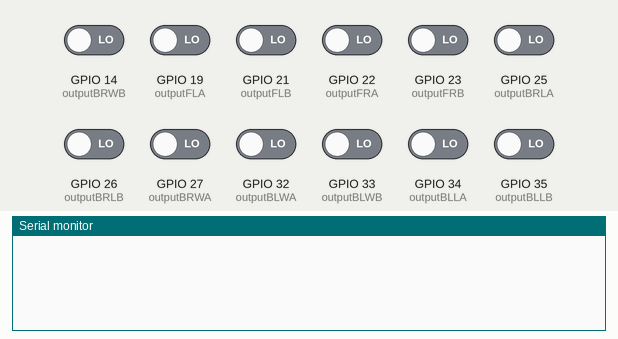
Simulated run of this sketch. Board: ESP32. Shown: the last lines printed to the serial monitor. The inputs (shaded band) are chosen by the test bench; at power-on: GPIO 14 (outputBRWB), GPIO 19 (outputFLA), GPIO 21 (outputFLB), GPIO 22 (outputFRA), GPIO 23 (outputFRB), GPIO 25 (outputBRLA), GPIO 26 (outputBRLB), GPIO 27 (outputBRWA), GPIO 32 (outputBLWA), GPIO 33 (outputBLWB), GPIO 34 (outputBLLA), GPIO 35 (outputBLLB) LOW.

Above: at 1.2 s.
1.3 s: GPIO 19 (outputFLA) driven HIGH
At 1.6 s:
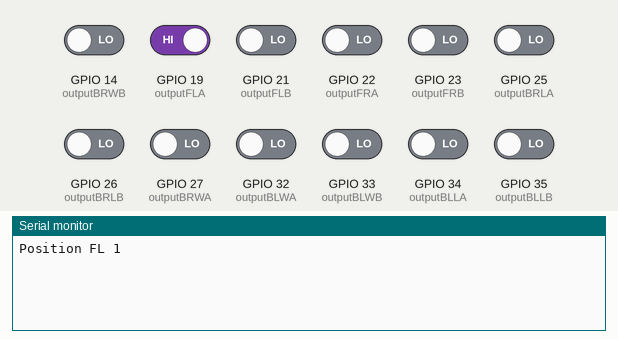
2.8 s: GPIO 22 (outputFRA) driven HIGH
At 4.0 s:
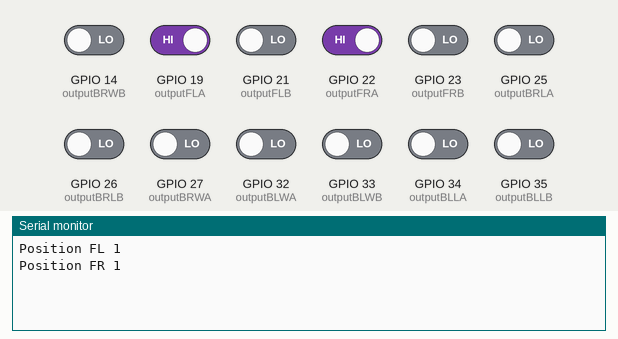
4.3 s: GPIO 25 (outputBRLA) driven HIGH
At 5.1 s:
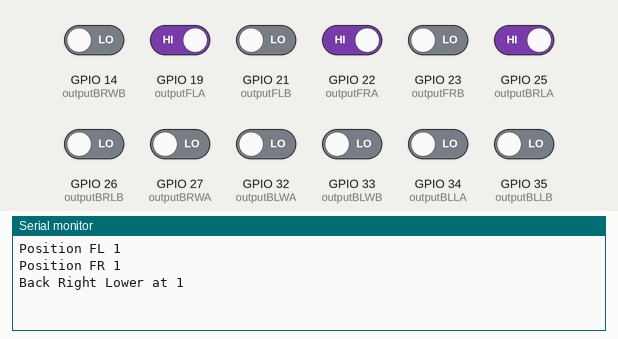
5.8 s: GPIO 27 (outputBRWA) driven HIGH
At 6.3 s:
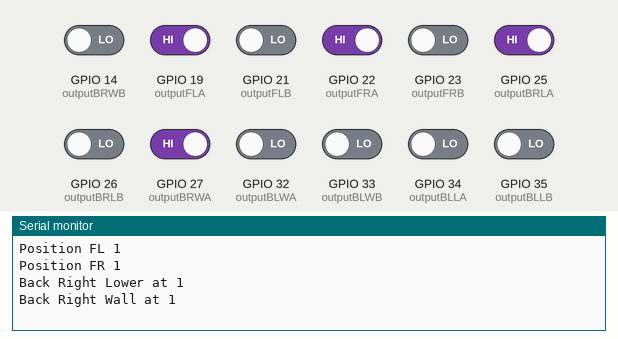
7.3 s: GPIO 32 (outputBLWA) driven HIGH
At 8.5 s:
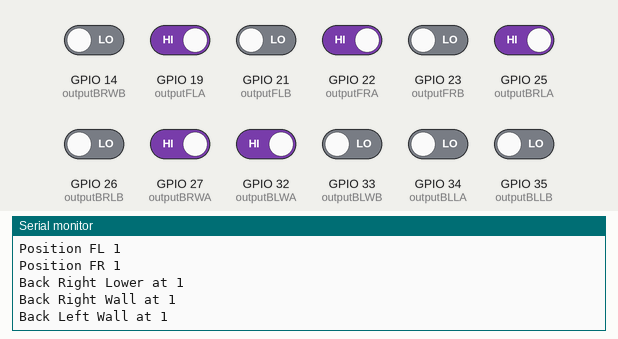
8.8 s: GPIO 34 (outputBLLA) driven HIGH
At 9.7 s:
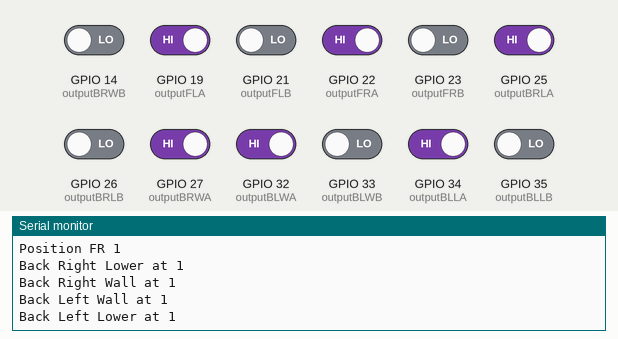

The sketch:

Rotary_encoder_test_v2.ino
```cpp
////Pin definitions////
//Front Right
#define outputFRA 22
#define outputFRB 23
//Front Left
#define outputFLA 19
#define outputFLB 21
//Rear Left
#define outputBLLA 34
#define outputBLLB 35
#define outputBLWA 32
#define outputBLWB 33
//Rear Right
#define outputBRLA 25
#define outputBRLB 26
#define outputBRWA 27
#define outputBRWB 14
///////////////////////
//Variables for tracking angle//
//Front Right
int counterFR = 0;
int aStateFR;
int aLastStateFR;
//Front Left
int counterFL = 0;
int aStateFL;
int aLastStateFL;
//Back Left
int BLLpos = 0;   //BLL = Back Left Lower (control arm)
int BLLcurState;
int BLLlasState;
int BLWpos = 0;   //BLW = Back Left Wall
int BLWcurState;
int BLWlasState;
//Back right
int BRLpos = 0;   //BRL = Back Right Lower (control arm)
int BRLcurState;
int BRLlasState;
int BRWpos = 0;   //BRW = Back Right Wall
int BRWcurState;
int BRWlasState;
////////////////////////////////

void setup()
{
  Serial.begin(115200);
  pinMode(outputFRA, INPUT_PULLDOWN);
  pinMode(outputFRB, INPUT_PULLDOWN);

  pinMode(outputFLA, INPUT_PULLDOWN);
  pinMode(outputFLB, INPUT_PULLDOWN);

  pinMode(outputBLLA, INPUT_PULLDOWN);
  pinMode(outputBLLB, INPUT_PULLDOWN);
  pinMode(outputBLWA, INPUT_PULLDOWN);
  pinMode(outputBLWB, INPUT_PULLDOWN);

  pinMode(outputBRLA, INPUT_PULLDOWN);
  pinMode(outputBRLB, INPUT_PULLDOWN);
  pinMode(outputBRWA, INPUT_PULLDOWN);
  pinMode(outputBRWB, INPUT_PULLDOWN);

  aLastStateFR = digitalRead(outputFRB);
  aLastStateFL = digitalRead(outputFLB);
  BLLlasState = digitalRead(outputBLLB);
  BLWlasState = digitalRead(outputBLWB);
  BRLlasState = digitalRead(outputBRLB);
  BRWlasState = digitalRead(outputBRWB);
}

void loop()
{
  aStateFR = digitalRead(outputFRA);
  if(aStateFR != aLastStateFR)
  {
    if(digitalRead(outputFRB) != aStateFR)
    {
      counterFR++;
    } else
    {
      counterFR--;
    }
    Serial.print("Position FR ");
    Serial.println(counterFR);
    aLastStateFR = aStateFR;
  } else
  {
    ;
  }

  aStateFL = digitalRead(outputFLA);
  if(aStateFL != aLastStateFL)
  {
    if(digitalRead(outputFLB) != aStateFL)
    {
      counterFL++;
    } else
    {
      counterFL--;
    }
    Serial.print("Position FL ");
    Serial.println(counterFL);
    aLastStateFL = aStateFL;
  } else
  {
    ;
  }

  BLLcurState = digitalRead(outputBLLA);
  if (BLLcurState != BLLlasState)
  {
    if (digitalRead(outputBLLB) != BLLcurState)
    {
      BLLpos++;
    } else
    {
      BLLpos--;
    }
    Serial.print("Back Left Lower at ");
    Serial.println(BLLpos);
    BLLlasState = BLLcurState;
  } else
  {
    ;
  }

  BLWcurState = digitalRead(outputBLWA);
  if (BLWcurState != BLWlasState)
  {
    if (digitalRead(outputBLWB) != BLWcurState)
    {
      BLWpos++;
    } else
    {
      BLWpos--;
    }
    Serial.print("Back Left Wall at ");
    Serial.println(BLWpos);
    BLWlasState = BLWcurState;
  } else
  {
    ;
  }

  BRLcurState = digitalRead(outputBRLA);
  if (BRLcurState != BRLlasState)
  {
    if (digitalRead(outputBRLB) != BRLcurState)
    {
      BRLpos++;
    } else
    {
      BRLpos--;
    }
    Serial.print("Back Right Lower at ");
    Serial.println(BRLpos);
    BRLlasState = BRLcurState;
  } else
  {
    ;
  }

  BRWcurState = digitalRead(outputBRWA);
  if (BRWcurState != BRWlasState)
  {
    if (digitalRead(outputBRWB) != BRWcurState)
    {
      BRWpos++;
    } else
    {
      BRWpos--;
    }
    Serial.print("Back Right Wall at ");
    Serial.println(BRWpos);
    BRWlasState = BRWcurState;
  } else
  {
    ;
  }
}
```

Measured:
- after the input at 1.3 s, the serial monitor: prints a new line at once (image 1)
- after the input at 2.8 s, the serial monitor: prints a new line at once (image 2)
- after the input at 4.3 s, the serial monitor: prints a new line at once (image 3)
- after the input at 5.8 s, the serial monitor: prints a new line at once (image 4)
- after the input at 7.3 s, the serial monitor: prints a new line at once (image 5)
- after the input at 8.8 s, the serial monitor: prints a new line at once (image 6)
